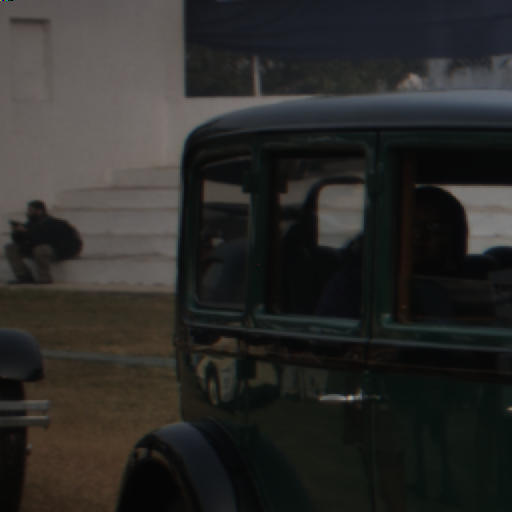
#> input picture imgs/10.png, 512 x 512 px; its folder holds 4 pictures in this run
$ python ImageNumpyArray.py
#> lines starting #> are read from the running program, lines starting #| are printed output that depends on the picture
from PIL import Image
import os
import numpy as np

base = os.getcwd()
img_path = os.path.join(base, "imgs")

os.chdir(img_path)

filelist = os.listdir(img_path)

x = np.array([np.array(Image.open(fname)) for fname in filelist])
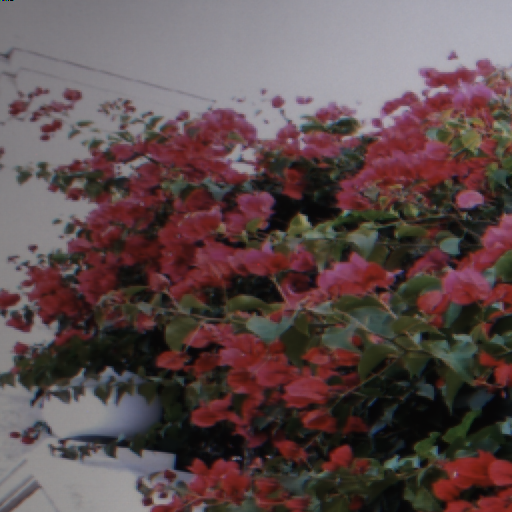
#> input picture imgs/112.png, 512 x 512 px
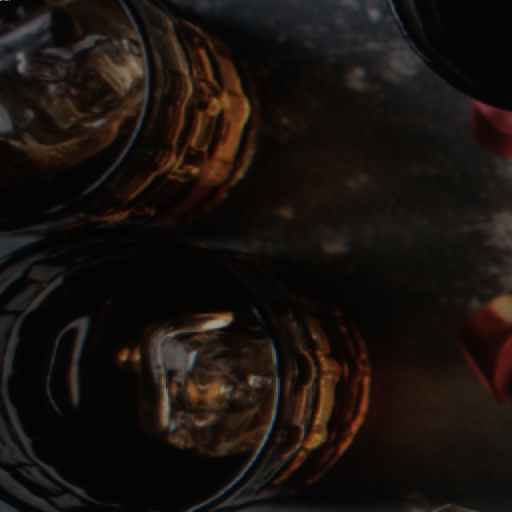
#> input picture imgs/135.png, 512 x 512 px
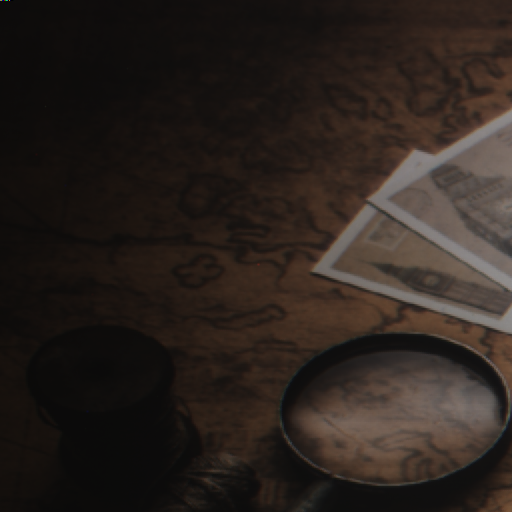
#> input picture imgs/136.png, 512 x 512 px
print(x)
#> (printed output is left out)
print(x.dtype)
#| uint8
